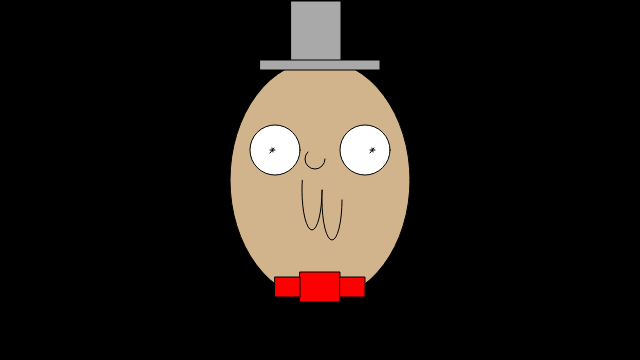
Frame 1 (no input)
Frame 60 (no input): identical to frame 1, image omitted
Frame 120 (the mouse pressed at the canvas centre since frame 60): identical to frame 1, image omitted

The p5.js sketch that drew this single still picture (run headless with seeded random() and noise() and a simulated clock; from frame 60 on, the mouse is pressed at the canvas centre):

// p5.js sketch
// ── sketch.js
//Luis Vazquez self portrait
function setup() {
    createCanvas(640, 360); 
}

function draw () {
    background ('black');    
    //head
    fill ('tan');
    ellipse (320,180,180,240);
    
    //eyes
    fill ('white');
    ellipse (275,150,50);
    ellipse (365,150,50);
    
    //pupils
    fill ('black')
    line(270, 150, 275, 150);
    line (272,148,273,152);
    line (274,148,270,153);
    
    fill ('black')
    line(370, 150,375, 150);
    line (372,148,373,152);
    line (374,148,370,153);

    
    
    //nose
    fill ('tan')
    arc(315, 159, 20, 20, 0, PI + QUARTER_PI, OPEN);
    
    //mouth
    stroke ('black');
    fill ('tan');
    arc(312, 190, 20, 80, 0, PI + QUARTER_PI, OPEN);
    arc(332, 200, 20, 80, 0, PI + QUARTER_PI, OPEN);

    
    //bow tie
    fill ('red');
    rect (300,272,40,30);
    rect (275,277,25,20);
    rect (340,277,25,20);
    
    //hat
    fill ('darkgrey')
    rect (291,1,50,68);
    rect (260,60,120,10);
    

}
